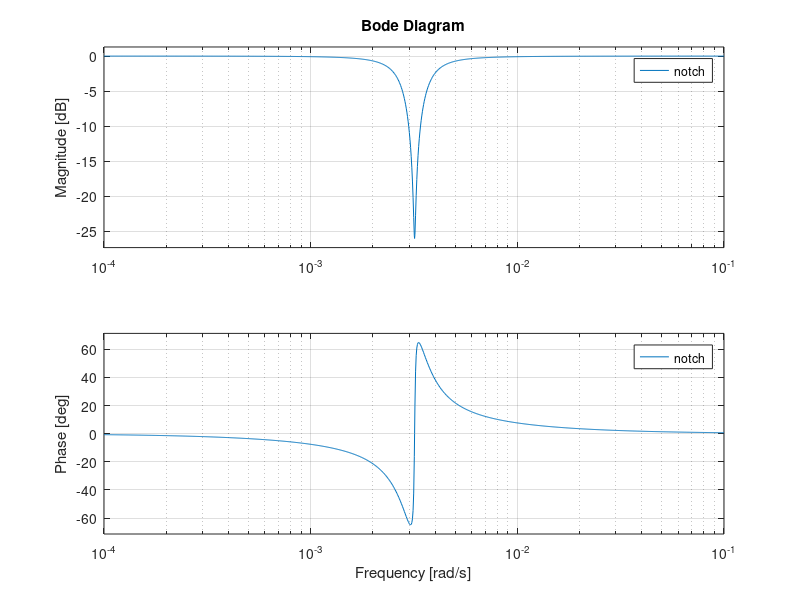
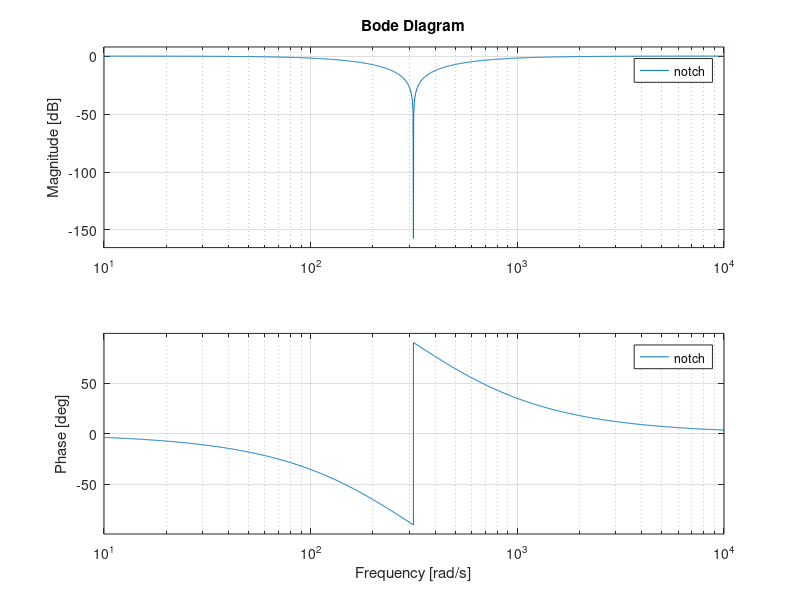
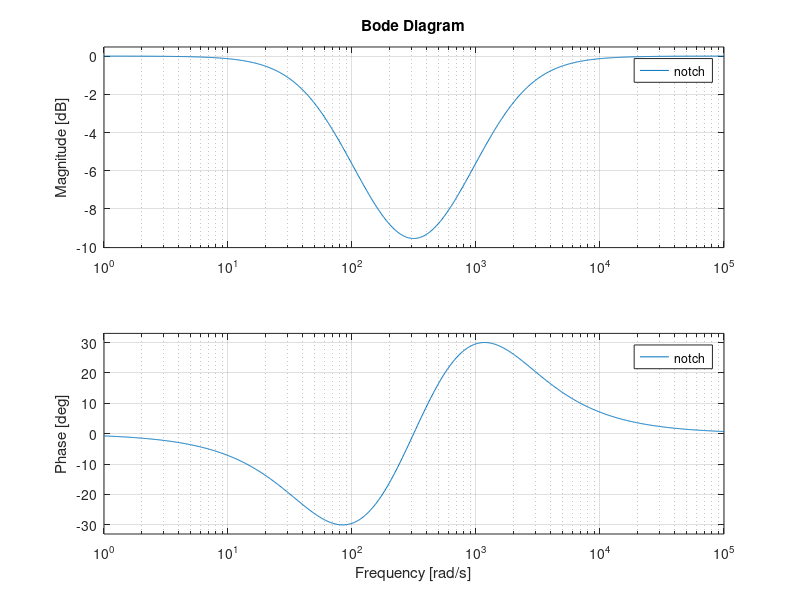

Here is the MATLAB script that generated these plots, in order:
%%%%%%%%%%%%%%%%%%%%%%%%%%%%%%%%%%%%%%%%%%
%SMEE 陷波器
%%%%%%%%%%%%%%%%%%%%%%%%%%%%%%%%%%%%%%%%%%
clear;close all;clc;
zero_freq=50;
zero_omega=2*pi*zero_freq;
zero_damp=0.01;
pole_freq=50;
pole_omega=2*pi*pole_freq;
pole_damp=0.2;

pkg load control

s = tf('s')
notch=tf([zero_omega^2 2*zero_omega*zero_damp 1],
[pole_omega^2 2*pole_omega*pole_damp 1]);
figure
bode(notch)

%%%%%%%%%%%%%%%%%%%%%%%%%%%%%%%%%%%%%%%%%%
%NYU 陷波器
%%%%%%%%%%%%%%%%%%%%%%%%%%%%%%%%%%%%%%%%%%
clear;close all;clc;
pkg load control
%抑制频率为50Hz
f_n=50;
omega_n=2*pi*f_n;
notch=tf([1 0 omega_n^2],[1 2*omega_n omega_n^2]);
figure
bode(notch)

%%%%%%%%%%%%%%%%%%%%%%%%%%%%%%%%%%%%%%%%%%
%带阻尼的陷波器
%%%%%%%%%%%%%%%%%%%%%%%%%%%%%%%%%%%%%%%%%%
clear;close all;clc;
pkg load control
%抑制频率为50Hz
f_n=50;
%阻尼系数
damping=3;
omega_n=2*pi*f_n;
notch=tf([1 2*omega_n omega_n^2],[1 2*damping*omega_n omega_n^2]);
figure
bode(notch)

